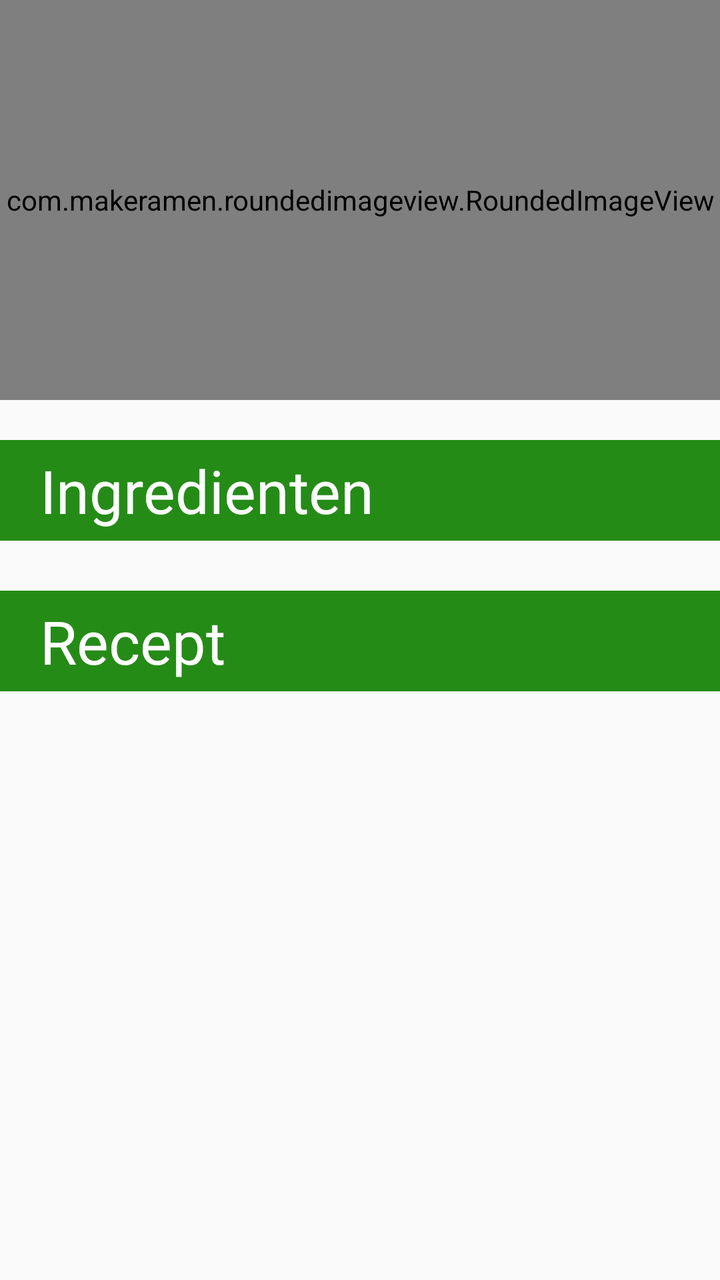
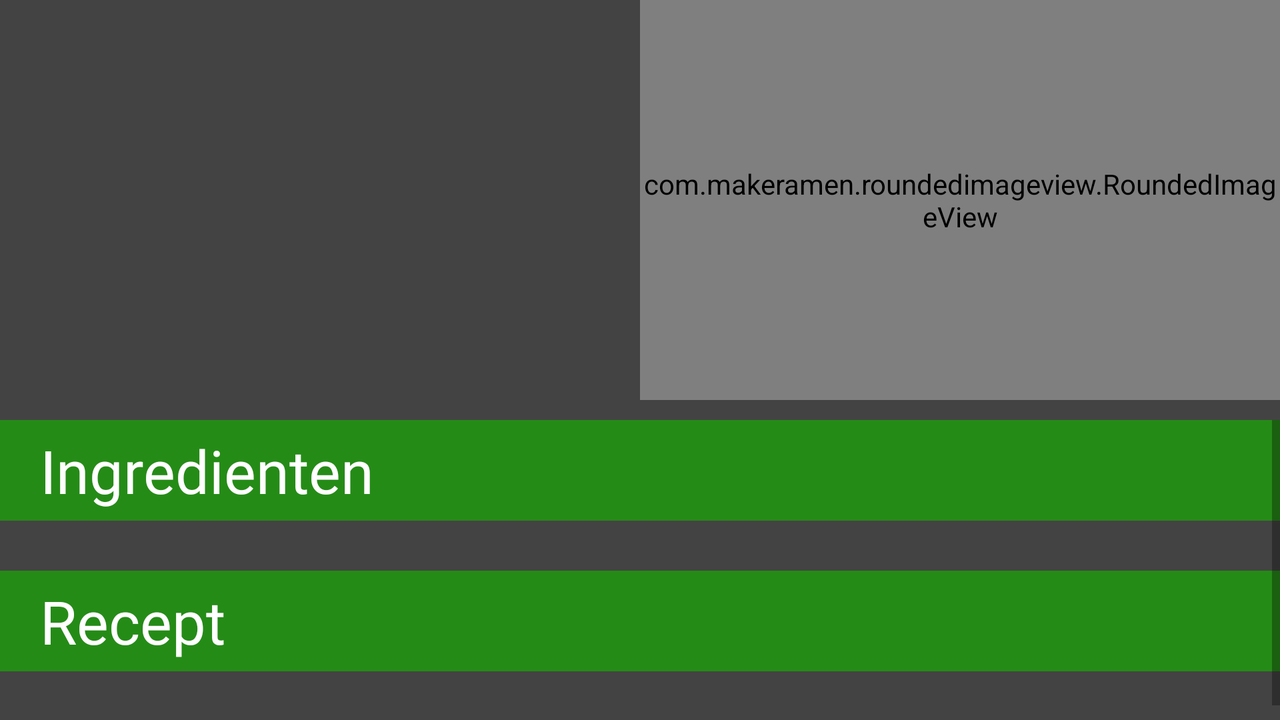

The same Android screen from two of the app's own layout files: first res/layout/ as a phone draws it, then the repository's variant for another configuration, drawn on a device whose configuration selects that folder. Both files follow.
<!-- AndroidManifest.xml: activity theme AppTheme.NoActionBar -->
<!-- res/layout/cocktail_detail.xml -->
<?xml version="1.0" encoding="utf-8"?>
<LinearLayout
    xmlns:android="http://schemas.android.com/apk/res/android"
    android:layout_height="match_parent"
    android:layout_width="match_parent"
    android:orientation="vertical">
    <LinearLayout
        android:layout_width="match_parent"
        android:layout_height="wrap_content"
        android:orientation="vertical">

        <com.makeramen.roundedimageview.RoundedImageView
        xmlns:app="http://schemas.android.com/apk/res-auto"
            android:id="@+id/header_img"
            android:scaleType="centerCrop"
            app:riv_corner_radius="0dp"
            app:riv_border_width="2dip"
            app:riv_border_color="#333333"
            android:layout_width="match_parent"
            android:layout_height="200dp"
            android:layout_marginBottom="20dp"/>
        <RatingBar
            android:id="@+id/rating_bar"
            android:layout_width="wrap_content"
            android:layout_height="wrap_content"
            android:layout_below="@+id/rate_me"
            android:layout_gravity="center"
            android:numStars="5"
            android:stepSize="1.0"
            android:layout_marginBottom="10dp"
            android:visibility="gone"
            />
    </LinearLayout>
    <LinearLayout
        android:layout_width="match_parent"
        android:layout_height="match_parent"
        android:layout_alignParentTop="true"
        android:orientation="vertical">
        <ScrollView
            android:layout_width="match_parent"
            android:layout_height="match_parent">
            <LinearLayout
                android:layout_width="match_parent"
                android:layout_height="match_parent"
                android:orientation="vertical">
                <TextView
                    android:layout_width="match_parent"
                    android:layout_height="wrap_content"
                    android:text="@string/ingredients_title"
                    android:textColor="@android:color/white"
                    android:fontFamily="@font/komiko"
                    android:textSize="30sp"
                    android:layout_marginBottom="5dp"
                    android:background="?attr/colorPrimary"
                    android:paddingLeft="20dp"
                    android:paddingTop="5dp"
                    android:paddingBottom="5dp"
                    />
                <LinearLayout
                    android:layout_width="match_parent"
                    android:layout_height="match_parent"
                    android:id="@+id/ingredient_scroll"
                    android:orientation="vertical"
                    android:paddingLeft="20dp"
                    android:paddingRight="20dp"/>
                <TextView
                    android:layout_width="match_parent"
                    android:layout_height="wrap_content"
                    android:text="@string/recipe_title"
                    android:textColor="@android:color/white"
                    android:fontFamily="@font/komiko"
                    android:textSize="30sp"
                    android:layout_marginBottom="5dp"
                    android:background="?attr/colorPrimary"
                    android:paddingLeft="20dp"
                    android:paddingTop="5dp"
                    android:paddingBottom="5dp"
                    android:layout_marginTop="20dp"
                    />
                <TextView
                    android:layout_width="match_parent"
                    android:layout_height="match_parent"
                    android:textSize="20sp"
                    android:textColor="@android:color/white"
                    android:id="@+id/recipe_text"
                    android:layout_marginLeft="20dp"
                    android:layout_marginRight="20dp"/>
            </LinearLayout>
        </ScrollView>
    </LinearLayout>
</LinearLayout>
<!-- resources referenced by this layout -->
<resources>
  <string name="ingredients_title">Ingredienten</string>
  <string name="recipe_title">Recept</string>
  <style name="AppTheme.NoActionBar">
          <item name="windowActionBar">false</item>
          <item name="windowNoTitle">true</item>
      </style>
</resources>
<!-- res/layout-w600dp/cocktail_detail.xml (the repository's variant of the layout above) -->
<!-- drawn on the phone turned sideways -->
<?xml version="1.0" encoding="utf-8"?>
<LinearLayout
    xmlns:android="http://schemas.android.com/apk/res/android"
    android:layout_height="match_parent"
    android:layout_width="match_parent"
    android:orientation="vertical"
    android:background="@color/colorPrimaryDark">

    <LinearLayout
        android:layout_width="match_parent"
        android:layout_height="wrap_content"
        android:weightSum="100">

        <TextView
            android:id="@+id/title_text"
            android:layout_width="match_parent"
            android:layout_height="wrap_content"
            android:layout_weight="50"
            android:background="@android:color/transparent"
            android:fontFamily="@font/midtown"
            android:gravity="center"
            android:padding="5dp"
            android:textColor="@android:color/white"
            android:textSize="70sp" />

        <LinearLayout
            android:layout_width="match_parent"
            android:layout_height="wrap_content"
            android:orientation="vertical"
            android:layout_weight="50">
            <com.makeramen.roundedimageview.RoundedImageView xmlns:app="http://schemas.android.com/apk/res-auto"
                android:id="@+id/header_img"
                android:layout_width="match_parent"
                android:layout_height="200dp"
                android:layout_marginBottom="10dp"
                android:scaleType="centerCrop"
                app:riv_border_color="#333333"
                app:riv_border_width="2dip"
                app:riv_corner_radius="0dp" />
            <RatingBar
                android:id="@+id/rating_bar"
                android:layout_width="wrap_content"
                android:layout_height="wrap_content"
                android:layout_below="@+id/rate_me"
                android:layout_gravity="center"
                android:numStars="5"
                android:stepSize="1.0"
                android:layout_marginBottom="10dp"
                android:visibility="gone"
                />
        </LinearLayout>
    </LinearLayout>
    <LinearLayout
        android:layout_width="match_parent"
        android:layout_height="match_parent"
        android:layout_alignParentTop="true"
        android:orientation="vertical">
        <ScrollView
            android:layout_width="match_parent"
            android:layout_height="match_parent">
            <LinearLayout
                android:layout_width="match_parent"
                android:layout_height="match_parent"
                android:orientation="vertical">

                <TextView
                    android:layout_width="match_parent"
                    android:layout_height="wrap_content"
                    android:text="@string/ingredients_title"
                    android:textColor="@android:color/white"
                    android:fontFamily="@font/komiko"
                    android:textSize="30sp"
                    android:layout_marginBottom="5dp"
                    android:background="?attr/colorPrimary"
                    android:paddingLeft="20dp"
                    android:paddingTop="5dp"
                    android:paddingBottom="5dp"/>
                <LinearLayout
                    android:layout_width="match_parent"
                    android:layout_height="wrap_content"
                    android:id="@+id/ingredient_scroll"
                    android:orientation="vertical"
                    android:paddingLeft="20dp"
                    android:paddingRight="20dp"/>
                <TextView
                    android:layout_width="match_parent"
                    android:layout_height="wrap_content"
                    android:text="@string/recipe_title"
                    android:textColor="@android:color/white"
                    android:fontFamily="@font/komiko"
                    android:textSize="30sp"
                    android:layout_marginBottom="5dp"
                    android:background="?attr/colorPrimary"
                    android:paddingLeft="20dp"
                    android:paddingTop="5dp"
                    android:paddingBottom="5dp"
                    android:layout_marginTop="20dp"/>
                <TextView
                    android:layout_width="match_parent"
                    android:layout_height="match_parent"
                    android:textSize="20sp"
                    android:textColor="@android:color/white"
                    android:id="@+id/recipe_text"
                    android:layout_marginLeft="20dp"
                    android:layout_marginRight="20dp"/>
            </LinearLayout>
        </ScrollView>
    </LinearLayout>
</LinearLayout>
<!-- resources referenced by the variant -->
<!-- as the phone turned sideways resolves them -->
<resources>
  <color name="colorPrimaryDark">#444343</color>
  <string name="ingredients_title">Ingredienten</string>
  <string name="recipe_title">Recept</string>
  <style name="AppTheme.NoActionBar">
          <item name="windowActionBar">false</item>
          <item name="windowNoTitle">true</item>
      </style>
</resources>
